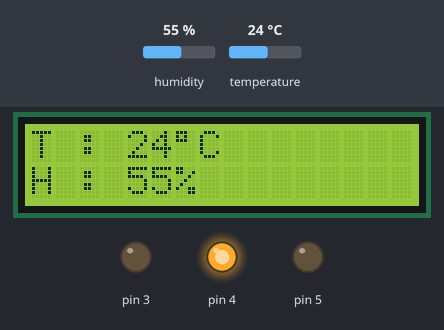
A sketch run on a simulated Arduino Uno, built with avr-gcc and run on an emulated ATmega328P. Parts: 16×2 character LCD, output pins drawn as LEDs (lit = HIGH). The test bench sets the inputs (shaded band); at power-on: temperature 24 °C, humidity 55 %. What the sketch prints to the serial monitor is not drawn.

Above: at 5.9 s.
6.0 s: temperature set to 22 °C
At 12.3 s:
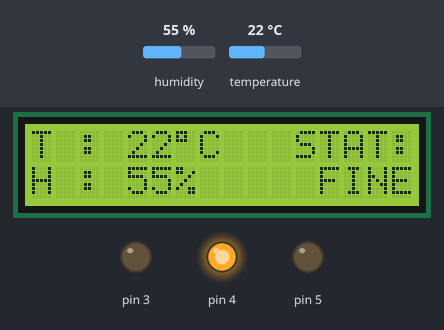
12.8 s: temperature set to 19 °C
At 16.8 s:
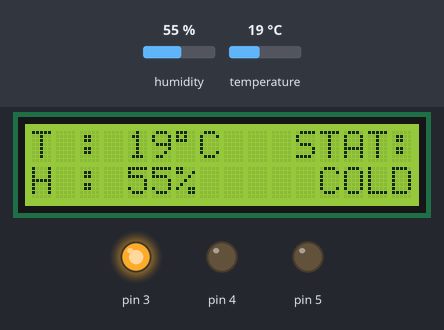
23.0 s: temperature set to 33 °C
At 28.0 s:
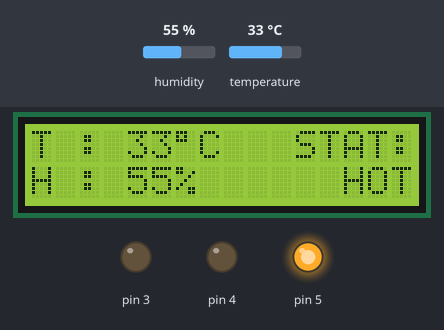
33.3 s: humidity set to 22 %
At 36.7 s:
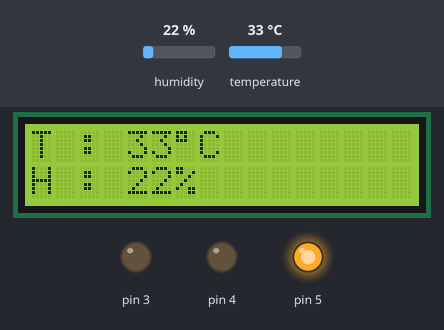
39.4 s: humidity set to 40 %
At 42.4 s:
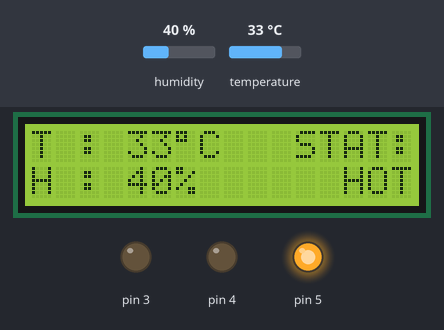
Timing chart, 0 to 43.9 s (numbered marks = the images above; inputs shaded):
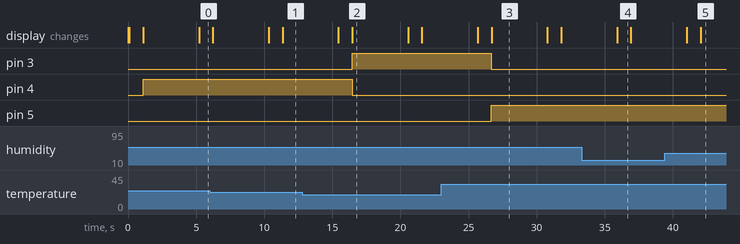

The sketch:

Temp_and_Hum.ino
```cpp
#include <DFRobot_DHT11.h>
#include <LiquidCrystal_I2C.h>
DFRobot_DHT11 DHT;
#define DHT11_PIN 2
LiquidCrystal_I2C lcd(0x27, 16, 2);

void setup(){
  Serial.begin(9600);
  pinMode(3,OUTPUT);
  pinMode(4,OUTPUT);
  pinMode(5,OUTPUT);
}

void loop(){
  DHT.read(DHT11_PIN);
  lcd.init();
  lcd.backlight();
  lcd.setCursor(0,0);
  lcd.print("T : ");
  lcd.print(DHT.temperature);
  lcd.write(223); lcd.print("C");
  lcd.setCursor(0,1);
  lcd.print("H : ");
  lcd.print(DHT.humidity);
  lcd.print("%");
  delay(1000);
  Serial.print("temp:");
  Serial.print(DHT.temperature);
  Serial.print("  humi:");
  Serial.println(DHT.humidity);
  if (DHT.temperature >= 21 && DHT.temperature <= 29) {
    digitalWrite(3,LOW);
    digitalWrite(4,HIGH);
    digitalWrite(5,LOW);
    lcd.setCursor(11,0);
    lcd.print("STAT:");
    lcd.setCursor(12,1);
    lcd.print("FINE");
    delay(4000);
  }
  else if (DHT.temperature > 29) {
    digitalWrite(3,LOW);
    digitalWrite(4,LOW);
    digitalWrite(5,HIGH);
    lcd.setCursor(11,0);
    lcd.print("STAT:");
    lcd.setCursor(13,1);
    lcd.print("HOT");
    delay(4000);
  }
   else {
    digitalWrite(3,HIGH);
    digitalWrite(4,LOW);
    digitalWrite(5,LOW);
    lcd.setCursor(11,0);
    lcd.print("STAT:");
    lcd.setCursor(12,1);
    lcd.print("COLD");
    delay(4000);
  }
}
```

Measured:
- the behaviour switches between 21 and 20 °C on temperature (found by bisection; images 1 and 2)
- after the input at 6.0 s, the display: first differs from a run without the input after 4.3 s (image 1 shows a later state)
- after the input at 12.8 s, pin 3: LOW → HIGH after 3.7 s; pin 4: HIGH → LOW after 3.7 s; the display: first changes after 2.7 s (image 2 shows a later state)
- after the input at 23.0 s, pin 3: HIGH → LOW after 3.7 s; pin 5: LOW → HIGH after 3.7 s; the display: first changes after 2.7 s (image 3 shows a later state)
- after the input at 33.3 s, the display: changes after 2.6 s (image 4)
- after the input at 39.4 s, the display: first changes after 1.6 s (image 5 shows a later state)
- what the display in image 2 shows lasts 4.1 s, from 16.5 s to 20.6 s
